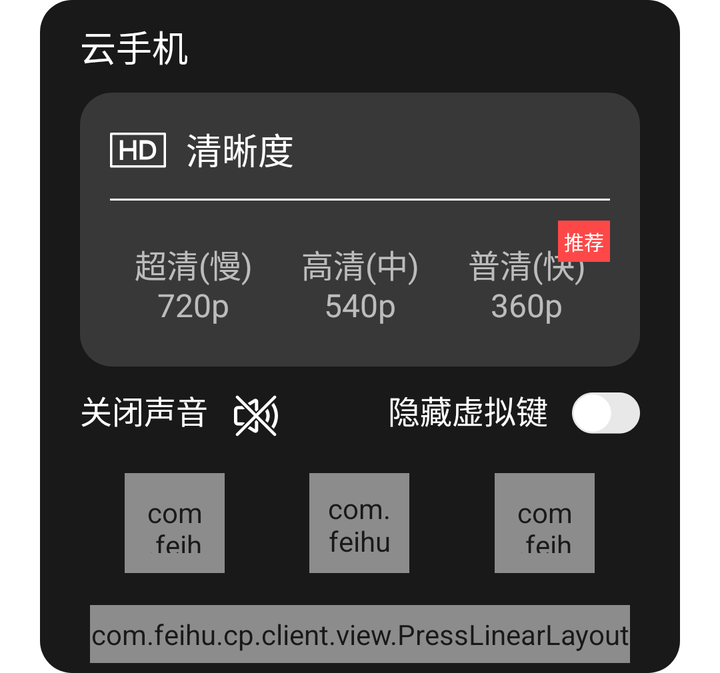
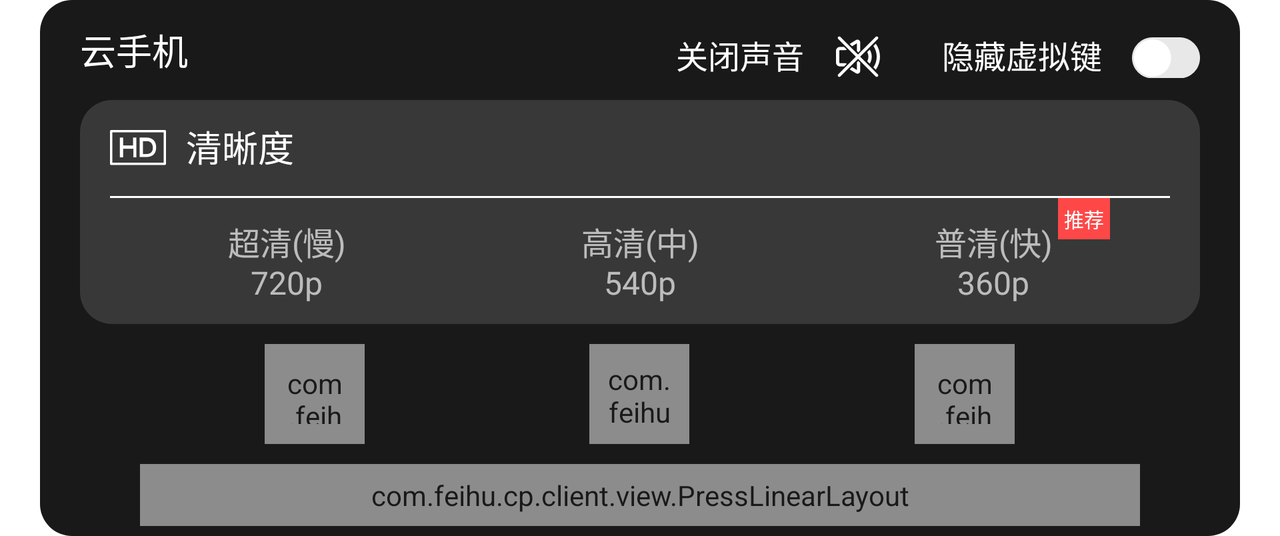

Compare how this app lays out the same screen by default and in its alternative resource folder. The renders come first, then the two layout files and the values they reference.
<!-- AndroidManifest.xml: fallback theme Theme.MaterialComponents.DayNight.NoActionBar -->
<!-- res/layout/popup_setting.xml -->
<?xml version="1.0" encoding="utf-8"?>
<LinearLayout xmlns:android="http://schemas.android.com/apk/res/android"
    android:layout_width="match_parent"
    android:layout_height="wrap_content"
    android:layout_marginLeft="20dp"
    android:layout_marginRight="20dp"
    android:alpha="0.9"
    android:background="@drawable/popup_bg"
    android:orientation="vertical">

    <TextView
        android:id="@+id/tv_phone"
        android:layout_width="match_parent"
        android:layout_height="wrap_content"
        android:layout_marginLeft="20dp"
        android:layout_marginTop="10dp"
        android:layout_marginRight="20dp"
        android:layout_marginBottom="10dp"
        android:maxLines="1"
        android:text="@string/device_cloud_phone"
        android:textColor="@color/white"
        android:textSize="18sp" />

    <LinearLayout
        android:layout_width="match_parent"
        android:layout_height="wrap_content"
        android:layout_marginLeft="20dp"
        android:layout_marginRight="20dp"
        android:background="@drawable/popup_resolution_bg"
        android:orientation="vertical"
        android:paddingLeft="15dp"
        android:paddingTop="15dp"
        android:paddingRight="15dp">

        <LinearLayout
            android:layout_width="match_parent"
            android:layout_height="wrap_content"
            android:orientation="horizontal">

            <ImageView
                android:layout_width="wrap_content"
                android:layout_height="wrap_content"
                android:src="@drawable/setting_hd" />

            <TextView
                android:layout_width="match_parent"
                android:layout_height="wrap_content"
                android:layout_marginLeft="10dp"
                android:gravity="center_vertical"
                android:text="@string/device_resolution"
                android:textColor="@color/white"
                android:textSize="18sp" />
        </LinearLayout>

        <View
            android:layout_width="match_parent"
            android:layout_height="1dp"
            android:layout_marginTop="10dp"
            android:background="@color/white" />

        <FrameLayout
            android:layout_width="match_parent"
            android:layout_height="wrap_content">

            <RadioGroup
                android:id="@+id/rg_resolution"
                android:layout_width="match_parent"
                android:layout_height="wrap_content"
                android:orientation="horizontal">

                <RadioButton
                    android:id="@+id/rb_super"
                    android:layout_width="0dp"
                    android:layout_height="wrap_content"
                    android:layout_weight="1"
                    android:button="@null"
                    android:gravity="center"
                    android:paddingTop="20dp"
                    android:paddingBottom="20dp"
                    android:text="@string/device_resolution_super"
                    android:textColor="@drawable/radio_text_color"
                    android:textSize="16sp" />

                <RadioButton
                    android:id="@+id/rb_high"
                    android:layout_width="0dp"
                    android:layout_height="wrap_content"
                    android:layout_weight="1"
                    android:button="@null"
                    android:gravity="center"
                    android:paddingTop="20dp"
                    android:paddingBottom="20dp"
                    android:text="@string/device_resolution_high"
                    android:textColor="@drawable/radio_text_color"
                    android:textSize="16sp" />


                <RadioButton
                    android:id="@+id/rb_common"
                    android:layout_width="0dp"
                    android:layout_height="wrap_content"
                    android:layout_weight="1"
                    android:button="@null"
                    android:gravity="center"
                    android:paddingTop="20dp"
                    android:paddingBottom="20dp"
                    android:text="@string/device_resolution_common"
                    android:textColor="@drawable/radio_text_color"
                    android:textSize="16sp" />


                <RadioButton
                    android:id="@+id/rb_auto"
                    android:layout_width="0dp"
                    android:layout_height="wrap_content"
                    android:layout_weight="1"
                    android:button="@null"
                    android:gravity="center"
                    android:maxLines="2"
                    android:paddingTop="20dp"
                    android:paddingBottom="20dp"
                    android:text="@string/device_resolution_auto"
                    android:textColor="@color/white"
                    android:textSize="16sp"
                    android:visibility="gone" />
            </RadioGroup>

            <TextView
                android:layout_width="wrap_content"
                android:layout_height="wrap_content"
                android:layout_gravity="right"
                android:layout_marginTop="10dp"
                android:background="@color/red"
                android:padding="3dp"
                android:text="推荐"
                android:textColor="@color/white"
                android:textSize="10sp" />
        </FrameLayout>


    </LinearLayout>

    <LinearLayout
        android:layout_width="match_parent"
        android:layout_height="wrap_content"
        android:orientation="horizontal">

        <LinearLayout
            android:id="@+id/ll_voice"
            android:layout_width="0dp"
            android:layout_height="wrap_content"
            android:layout_weight="1"
            android:gravity="center_vertical"
            android:orientation="horizontal"
            android:paddingLeft="20dp">

            <TextView
                android:id="@+id/tv_voice"
                android:layout_width="wrap_content"
                android:layout_height="wrap_content"
                android:layout_marginRight="12dp"
                android:paddingTop="10dp"
                android:paddingBottom="10dp"
                android:text="@string/device_voice_off"
                android:textColor="@color/white"
                android:textSize="16sp" />

            <ImageView
                android:id="@+id/iv_voice"
                android:layout_width="wrap_content"
                android:layout_height="wrap_content"
                android:layout_marginTop="3dp"
                android:src="@drawable/setting_voice_off" />
        </LinearLayout>

        <LinearLayout
            android:id="@+id/ll_key"
            android:layout_width="0dp"
            android:layout_height="wrap_content"
            android:layout_weight="1"
            android:gravity="center_vertical|right"
            android:orientation="horizontal"
            android:paddingRight="20dp">

            <TextView
                android:id="@+id/tv_key"
                android:layout_width="wrap_content"
                android:layout_height="wrap_content"
                android:layout_marginRight="12dp"
                android:paddingTop="10dp"
                android:paddingBottom="10dp"
                android:text="@string/device_hide_keys"
                android:textColor="@color/white"
                android:textSize="16sp" />

            <ImageView
                android:id="@+id/iv_key"
                android:layout_width="wrap_content"
                android:layout_height="wrap_content"
                android:layout_marginTop="2dp"
                android:src="@drawable/setting_vk_off" />
        </LinearLayout>


    </LinearLayout>

    <LinearLayout
        android:layout_width="match_parent"
        android:layout_height="wrap_content"
        android:layout_marginTop="10dp"
        android:gravity="center"
        android:orientation="horizontal">

        <View
            android:layout_width="0dp"
            android:layout_height="0dp"
            android:layout_weight="1" />

        <com.feihu.cp.client.view.PressImageView
            android:id="@+id/iv_switch"
            android:layout_width="50dp"
            android:layout_height="50dp"
            android:background="@drawable/popup_btn_bg"
            android:padding="10dp"
            android:src="@drawable/setting_switch" />

        <View
            android:layout_width="0dp"
            android:layout_height="0dp"
            android:layout_weight="1" />

        <com.feihu.cp.client.view.PressImageView
            android:id="@+id/iv_home"
            android:layout_width="50dp"
            android:layout_height="50dp"
            android:background="@drawable/popup_btn_bg"
            android:padding="8dp"
            android:src="@drawable/setting_home" />

        <View
            android:layout_width="0dp"
            android:layout_height="0dp"
            android:layout_weight="1" />

        <com.feihu.cp.client.view.PressImageView
            android:id="@+id/iv_back"
            android:layout_width="50dp"
            android:layout_height="50dp"
            android:background="@drawable/popup_btn_bg"
            android:padding="10dp"
            android:src="@drawable/setting_back" />

        <View
            android:layout_width="0dp"
            android:layout_height="0dp"
            android:layout_weight="1" />
    </LinearLayout>

    <LinearLayout
        android:layout_width="match_parent"
        android:layout_height="wrap_content"
        android:layout_marginLeft="15dp"
        android:layout_marginTop="16dp"
        android:layout_marginRight="15dp"
        android:layout_marginBottom="5dp"
        android:orientation="horizontal">

        <com.feihu.cp.client.view.PressLinearLayout
            android:id="@+id/ll_reboot"
            android:layout_width="0dp"
            android:layout_height="wrap_content"
            android:layout_weight="1"
            android:background="@drawable/popup_resolution_bg"
            android:gravity="center"
            android:orientation="horizontal"
            android:paddingTop="10dp"
            android:paddingBottom="10dp"
            android:visibility="gone">

            <ImageView
                android:layout_width="wrap_content"
                android:layout_height="wrap_content"
                android:src="@drawable/setting_recover" />

            <TextView
                android:layout_width="wrap_content"
                android:layout_height="wrap_content"
                android:layout_marginLeft="10dp"
                android:gravity="center"
                android:text="@string/device_reboot"
                android:textColor="@color/white"
                android:textSize="18sp" />
        </com.feihu.cp.client.view.PressLinearLayout>

        <com.feihu.cp.client.view.PressLinearLayout
            android:id="@+id/ll_exit"
            android:layout_width="0dp"
            android:layout_height="wrap_content"
            android:layout_marginLeft="10dp"
            android:layout_marginRight="10dp"
            android:layout_weight="1"
            android:background="@drawable/popup_resolution_bg"
            android:gravity="center"
            android:orientation="vertical"
            android:paddingTop="5dp"
            android:paddingBottom="5dp">

            <ImageView
                android:layout_width="wrap_content"
                android:layout_height="wrap_content"
                android:src="@drawable/setting_exit"
                android:visibility="gone" />

            <TextView
                android:layout_width="wrap_content"
                android:layout_height="wrap_content"
                android:gravity="center"
                android:text="@string/device_exit"
                android:textColor="@color/white"
                android:textSize="16sp" />

            <TextView
                android:layout_width="match_parent"
                android:layout_height="wrap_content"
                android:alpha="0.8"
                android:gravity="center"
                android:text="@string/device_exit_msg"
                android:textColor="@color/blue"
                android:textSize="10sp" />
        </com.feihu.cp.client.view.PressLinearLayout>

    </LinearLayout>
</LinearLayout>
<!-- resources referenced by this layout -->
<resources>
  <color name="blue">#15a7fe</color>
  <color name="red">#FE3434 </color>
  <color name="white">#FFFFFF</color>
  <!-- drawable popup_bg (drawable) -->
  <?xml version="1.0" encoding="utf-8"?>
  <shape xmlns:android="http://schemas.android.com/apk/res/android">
    <corners android:radius="16dp" />
    <solid android:color="@color/black" />
  </shape>
  <!-- drawable popup_btn_bg (drawable) -->
  <?xml version="1.0" encoding="utf-8"?>
  <shape xmlns:android="http://schemas.android.com/apk/res/android">
    <corners android:radius="60dp" />
    <solid android:color="#66FFFFFF" />
  </shape>
  <!-- drawable popup_resolution_bg (drawable) -->
  <?xml version="1.0" encoding="utf-8"?>
  <shape xmlns:android="http://schemas.android.com/apk/res/android">
    <corners android:radius="16dp" />
    <solid android:color="#22FFFFFF" />
  </shape>
  <!-- drawable radio_text_color (drawable) -->
  <?xml version="1.0" encoding="utf-8"?>
  
  <selector xmlns:android="http://schemas.android.com/apk/res/android">
      <item android:color="#ffffff" android:state_checked="true" />
      <item android:color="#aaffffff" android:state_checked="false" />
  </selector>
  <!-- drawable setting_back: png bitmap (drawable-xxhdpi, 1025 bytes) -->
  <!-- drawable setting_exit: png bitmap (drawable-xxhdpi, 1077 bytes) -->
  <!-- drawable setting_hd: png bitmap (drawable-xxhdpi, 1200 bytes) -->
  <!-- drawable setting_home: png bitmap (drawable-xxhdpi, 1102 bytes) -->
  <!-- drawable setting_recover: png bitmap (drawable-xxhdpi, 1988 bytes) -->
  <!-- drawable setting_switch: png bitmap (drawable-xxhdpi, 547 bytes) -->
  <!-- drawable setting_vk_off: png bitmap (drawable-xxhdpi, 2142 bytes) -->
  <!-- drawable setting_voice_off: png bitmap (drawable-xxhdpi, 1983 bytes) -->
  <string name="device_cloud_phone">云手机</string>
  <string name="device_exit">退出设备</string>
  <string name="device_exit_msg">退出后云手机APP将继续正常运行</string>
  <string name="device_hide_keys">隐藏虚拟键</string>
  <string name="device_reboot">重启设备</string>
  <string name="device_resolution">清晰度</string>
  <string name="device_resolution_auto">智能\n自动选择</string>
  <string name="device_resolution_common">普清(快)\n360p</string>
  <string name="device_resolution_high">高清(中)\n540p</string>
  <string name="device_resolution_super">超清(慢)\n720p</string>
  <string name="device_voice_off">关闭声音</string>
  <color name="black">#000000</color>
</resources>
<!-- res/layout-land/popup_setting.xml (the repository's variant of the layout above) -->
<!-- drawn on the phone turned sideways -->
<?xml version="1.0" encoding="utf-8"?>
<LinearLayout xmlns:android="http://schemas.android.com/apk/res/android"
    android:layout_width="match_parent"
    android:layout_height="wrap_content"
    android:layout_marginLeft="20dp"
    android:layout_marginRight="20dp"
    android:alpha="0.9"
    android:background="@drawable/popup_bg"
    android:orientation="vertical">

    <LinearLayout
        android:layout_width="match_parent"
        android:layout_height="wrap_content"
        android:gravity="center_vertical"
        android:orientation="horizontal">

        <TextView
            android:id="@+id/tv_phone"
            android:layout_width="0dp"
            android:layout_height="wrap_content"
            android:layout_gravity="center_vertical"
            android:layout_marginLeft="20dp"
            android:layout_weight="1"
            android:maxLines="1"
            android:text="@string/device_cloud_phone"
            android:textColor="@color/white"
            android:textSize="18sp" />

        <LinearLayout
            android:id="@+id/ll_voice"
            android:layout_width="wrap_content"
            android:layout_height="wrap_content"
            android:gravity="center"
            android:orientation="horizontal"
            android:paddingLeft="20dp"
            android:paddingTop="15dp"
            android:paddingRight="20dp"
            android:paddingBottom="10dp">

            <TextView
                android:id="@+id/tv_voice"
                android:layout_width="wrap_content"
                android:layout_height="wrap_content"
                android:layout_marginRight="15dp"
                android:text="@string/device_voice_off"
                android:textColor="@color/white"
                android:textSize="16sp" />

            <ImageView
                android:id="@+id/iv_voice"
                android:layout_width="wrap_content"
                android:layout_height="wrap_content"
                android:layout_marginTop="1dp"
                android:src="@drawable/setting_voice_off" />
        </LinearLayout>

        <LinearLayout
            android:id="@+id/ll_key"
            android:layout_width="wrap_content"
            android:layout_height="wrap_content"
            android:gravity="center"
            android:orientation="horizontal"
            android:paddingLeft="10dp"
            android:paddingTop="15dp"
            android:paddingRight="20dp"
            android:paddingBottom="10dp">

            <TextView
                android:id="@+id/tv_key"
                android:layout_width="wrap_content"
                android:layout_height="wrap_content"
                android:layout_marginRight="15dp"
                android:text="@string/device_hide_keys"
                android:textColor="@color/white"
                android:textSize="16sp" />

            <ImageView
                android:id="@+id/iv_key"
                android:layout_width="wrap_content"
                android:layout_height="wrap_content"
                android:layout_marginTop="2dp"
                android:src="@drawable/setting_vk_off" />
        </LinearLayout>


    </LinearLayout>


    <LinearLayout
        android:layout_width="match_parent"
        android:layout_height="wrap_content"
        android:layout_marginLeft="20dp"
        android:layout_marginRight="20dp"
        android:background="@drawable/popup_resolution_bg"
        android:orientation="vertical"
        android:paddingLeft="15dp"
        android:paddingTop="10dp"
        android:paddingRight="15dp">

        <LinearLayout
            android:layout_width="match_parent"
            android:layout_height="wrap_content"
            android:orientation="horizontal">

            <ImageView
                android:layout_width="wrap_content"
                android:layout_height="wrap_content"
                android:src="@drawable/setting_hd" />

            <TextView
                android:layout_width="match_parent"
                android:layout_height="wrap_content"
                android:layout_marginLeft="10dp"
                android:gravity="center_vertical"
                android:text="@string/device_resolution"
                android:textColor="@color/white"
                android:textSize="18sp" />
        </LinearLayout>

        <View
            android:layout_width="match_parent"
            android:layout_height="1dp"
            android:layout_marginTop="10dp"
            android:background="@color/white" />

        <FrameLayout
            android:layout_width="match_parent"
            android:layout_height="wrap_content">

            <RadioGroup
                android:id="@+id/rg_resolution"
                android:layout_width="match_parent"
                android:layout_height="wrap_content"
                android:orientation="horizontal">

                <RadioButton
                    android:id="@+id/rb_super"
                    android:layout_width="0dp"
                    android:layout_height="wrap_content"
                    android:layout_weight="1"
                    android:button="@null"
                    android:gravity="center"
                    android:paddingTop="10dp"
                    android:paddingBottom="10dp"
                    android:text="@string/device_resolution_super"
                    android:textColor="@drawable/radio_text_color"
                    android:textSize="16sp" />

                <RadioButton
                    android:id="@+id/rb_high"
                    android:layout_width="0dp"
                    android:layout_height="wrap_content"
                    android:layout_weight="1"
                    android:button="@null"
                    android:gravity="center"
                    android:paddingTop="10dp"
                    android:paddingBottom="10dp"
                    android:text="@string/device_resolution_high"
                    android:textColor="@drawable/radio_text_color"
                    android:textSize="16sp" />


                <RadioButton
                    android:id="@+id/rb_common"
                    android:layout_width="0dp"
                    android:layout_height="wrap_content"
                    android:layout_weight="1"
                    android:button="@null"
                    android:gravity="center"
                    android:paddingTop="10dp"
                    android:paddingBottom="10dp"
                    android:text="@string/device_resolution_common"
                    android:textColor="@drawable/radio_text_color"
                    android:textSize="16sp" />


                <RadioButton
                    android:id="@+id/rb_auto"
                    android:layout_width="0dp"
                    android:layout_height="wrap_content"
                    android:layout_weight="1"
                    android:button="@null"
                    android:gravity="center"
                    android:maxLines="2"
                    android:paddingTop="10dp"
                    android:paddingBottom="10dp"
                    android:text="@string/device_resolution_auto"
                    android:textColor="@color/white"
                    android:textSize="16sp"
                    android:visibility="gone" />
            </RadioGroup>

            <TextView
                android:layout_width="wrap_content"
                android:layout_height="wrap_content"
                android:layout_gravity="right"
                android:layout_marginRight="30dp"
                android:background="@color/red"
                android:padding="3dp"
                android:text="推荐"
                android:textColor="@color/white"
                android:textSize="10sp" />
        </FrameLayout>

    </LinearLayout>

    <LinearLayout
        android:layout_width="match_parent"
        android:layout_height="wrap_content"
        android:layout_marginTop="10dp"
        android:gravity="center"
        android:orientation="horizontal">

        <View
            android:layout_width="0dp"
            android:layout_height="0dp"
            android:layout_weight="1" />

        <com.feihu.cp.client.view.PressImageView
            android:id="@+id/iv_switch"
            android:layout_width="50dp"
            android:layout_height="50dp"
            android:background="@drawable/popup_btn_bg"
            android:padding="10dp"
            android:src="@drawable/setting_switch" />

        <View
            android:layout_width="0dp"
            android:layout_height="0dp"
            android:layout_weight="1" />

        <com.feihu.cp.client.view.PressImageView
            android:id="@+id/iv_home"
            android:layout_width="50dp"
            android:layout_height="50dp"
            android:background="@drawable/popup_btn_bg"
            android:padding="8dp"
            android:src="@drawable/setting_home" />

        <View
            android:layout_width="0dp"
            android:layout_height="0dp"
            android:layout_weight="1" />

        <com.feihu.cp.client.view.PressImageView
            android:id="@+id/iv_back"
            android:layout_width="50dp"
            android:layout_height="50dp"
            android:background="@drawable/popup_btn_bg"
            android:padding="10dp"
            android:src="@drawable/setting_back" />

        <View
            android:layout_width="0dp"
            android:layout_height="0dp"
            android:layout_weight="1" />
    </LinearLayout>

    <LinearLayout
        android:layout_width="match_parent"
        android:layout_height="wrap_content"
        android:layout_marginLeft="20dp"
        android:layout_marginTop="10dp"
        android:layout_marginRight="20dp"
        android:layout_marginBottom="5dp"
        android:orientation="horizontal">

        <com.feihu.cp.client.view.PressLinearLayout
            android:id="@+id/ll_reboot"
            android:layout_width="0dp"
            android:layout_height="wrap_content"
            android:layout_weight="1"
            android:background="@drawable/popup_resolution_bg"
            android:gravity="center"
            android:orientation="horizontal"
            android:paddingTop="10dp"
            android:paddingBottom="10dp"
            android:visibility="gone">

            <ImageView
                android:layout_width="wrap_content"
                android:layout_height="wrap_content"
                android:src="@drawable/setting_recover" />

            <TextView
                android:layout_width="wrap_content"
                android:layout_height="wrap_content"
                android:layout_marginLeft="30dp"
                android:gravity="center"
                android:text="@string/device_reboot"
                android:textColor="@color/white"
                android:textSize="20sp" />
        </com.feihu.cp.client.view.PressLinearLayout>

        <com.feihu.cp.client.view.PressLinearLayout
            android:id="@+id/ll_exit"
            android:layout_width="0dp"
            android:layout_height="wrap_content"
            android:layout_marginLeft="30dp"
            android:layout_marginRight="30dp"
            android:layout_weight="1"
            android:background="@drawable/popup_resolution_bg"
            android:gravity="center"
            android:orientation="vertical"
            android:paddingTop="6dp"
            android:paddingBottom="6dp">

            <ImageView
                android:layout_width="wrap_content"
                android:layout_height="wrap_content"
                android:src="@drawable/setting_exit"
                android:visibility="gone" />

            <TextView
                android:layout_width="wrap_content"
                android:layout_height="wrap_content"
                android:gravity="center"
                android:text="@string/device_exit"
                android:textColor="@color/white"
                android:textSize="16sp" />

            <TextView
                android:layout_width="match_parent"
                android:layout_height="wrap_content"
                android:alpha="0.8"
                android:gravity="center"
                android:text="@string/device_exit_msg"
                android:textColor="@color/blue"
                android:textSize="10sp" />
        </com.feihu.cp.client.view.PressLinearLayout>
    </LinearLayout>
</LinearLayout>
